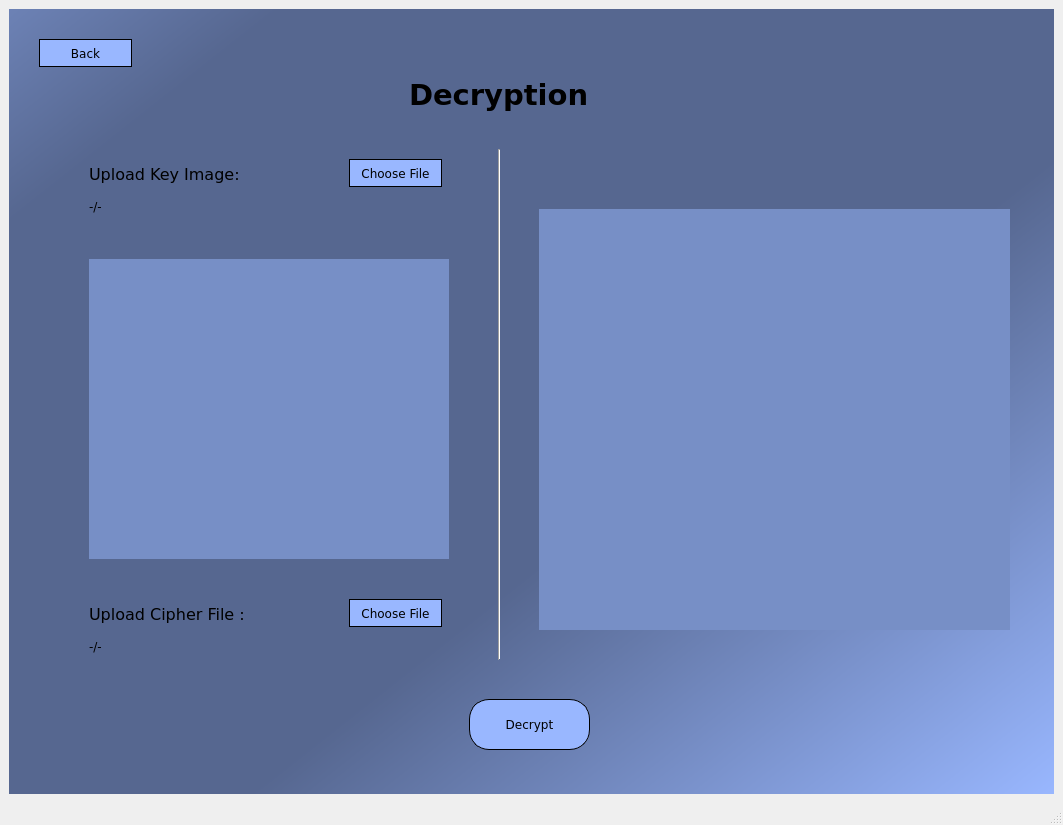
<?xml version="1.0" encoding="UTF-8"?>
<ui version="4.0">
 <class>MainWindow</class>
 <widget class="QMainWindow" name="MainWindow">
  <property name="geometry">
   <rect>
    <x>0</x>
    <y>0</y>
    <width>1063</width>
    <height>825</height>
   </rect>
  </property>
  <property name="windowTitle">
   <string>MainWindow</string>
  </property>
  <property name="layoutDirection">
   <enum>Qt::LeftToRight</enum>
  </property>
  <property name="autoFillBackground">
   <bool>true</bool>
  </property>
  <property name="styleSheet">
   <string notr="true">*{
	font-family: Verdana;
}
</string>
  </property>
  <widget class="QWidget" name="centralwidget">
   <property name="styleSheet">
    <string notr="true">#homePage, #encryptPage, #decryptPage {
	background-color:qlineargradient(spread:reflect, x1:0.352, y1:0.386227, x2:1, y2:1, stop:0.373684 rgba(86, 103, 144, 255), stop:1 rgba(153, 183, 255, 255));

}
QPushButton {
	border: 1px solid rgb(0, 0, 0);
	border-radius: 20px;
	background-color: rgb(153, 183, 255);
}

QPushButton:hover {
	background-color: rgb(86, 103, 144);
	color : rgb(255, 255, 255)
}

</string>
   </property>
   <layout class="QVBoxLayout" name="verticalLayout">
    <item>
     <widget class="QStackedWidget" name="stackedWidget">
      <property name="autoFillBackground">
       <bool>false</bool>
      </property>
      <property name="styleSheet">
       <string notr="true">QStackedWidget{
 background-color: rgb(0, 170, 255);
}</string>
      </property>
      <property name="midLineWidth">
       <number>2</number>
      </property>
      <property name="currentIndex">
       <number>2</number>
      </property>
      <widget class="QWidget" name="homePage">
       <property name="autoFillBackground">
        <bool>false</bool>
       </property>
       <property name="styleSheet">
        <string notr="true"/>
       </property>
       <widget class="QLabel" name="homeTitle">
        <property name="geometry">
         <rect>
          <x>170</x>
          <y>60</y>
          <width>701</width>
          <height>81</height>
         </rect>
        </property>
        <property name="font">
         <font>
          <family>Verdana</family>
          <pointsize>22</pointsize>
          <weight>75</weight>
          <bold>true</bold>
         </font>
        </property>
        <property name="lineWidth">
         <number>1</number>
        </property>
        <property name="text">
         <string>Image Encryption and Decryption</string>
        </property>
       </widget>
       <widget class="QFrame" name="frame">
        <property name="geometry">
         <rect>
          <x>180</x>
          <y>200</y>
          <width>691</width>
          <height>451</height>
         </rect>
        </property>
        <property name="styleSheet">
         <string notr="true">QPushButton {
	height: 30px;
}</string>
        </property>
        <property name="frameShape">
         <enum>QFrame::StyledPanel</enum>
        </property>
        <property name="frameShadow">
         <enum>QFrame::Raised</enum>
        </property>
        <layout class="QHBoxLayout" name="horizontalLayout">
         <item>
          <widget class="QFrame" name="frame_2">
           <property name="frameShape">
            <enum>QFrame::StyledPanel</enum>
           </property>
           <property name="frameShadow">
            <enum>QFrame::Raised</enum>
           </property>
           <layout class="QVBoxLayout" name="verticalLayout_2">
            <item>
             <widget class="QLabel" name="encryptIcon">
              <property name="sizePolicy">
               <sizepolicy hsizetype="Ignored" vsizetype="Preferred">
                <horstretch>100</horstretch>
                <verstretch>50</verstretch>
               </sizepolicy>
              </property>
              <property name="text">
               <string/>
              </property>
              <property name="pixmap">
               <pixmap>Res/encrypt.png</pixmap>
              </property>
              <property name="scaledContents">
               <bool>true</bool>
              </property>
             </widget>
            </item>
            <item>
             <spacer name="verticalSpacer">
              <property name="orientation">
               <enum>Qt::Vertical</enum>
              </property>
              <property name="sizeType">
               <enum>QSizePolicy::Fixed</enum>
              </property>
              <property name="sizeHint" stdset="0">
               <size>
                <width>20</width>
                <height>40</height>
               </size>
              </property>
             </spacer>
            </item>
            <item>
             <widget class="QPushButton" name="encryptPageBtn">
              <property name="font">
               <font>
                <family>Verdana</family>
                <weight>75</weight>
                <bold>true</bold>
               </font>
              </property>
              <property name="text">
               <string>Encrypt</string>
              </property>
             </widget>
            </item>
           </layout>
          </widget>
         </item>
         <item>
          <widget class="QFrame" name="frame_3">
           <property name="frameShape">
            <enum>QFrame::StyledPanel</enum>
           </property>
           <property name="frameShadow">
            <enum>QFrame::Raised</enum>
           </property>
           <layout class="QVBoxLayout" name="verticalLayout_3">
            <item>
             <widget class="QLabel" name="decryptIcon">
              <property name="sizePolicy">
               <sizepolicy hsizetype="Ignored" vsizetype="Preferred">
                <horstretch>100</horstretch>
                <verstretch>50</verstretch>
               </sizepolicy>
              </property>
              <property name="text">
               <string/>
              </property>
              <property name="pixmap">
               <pixmap>Res/Decrypt.png</pixmap>
              </property>
              <property name="scaledContents">
               <bool>true</bool>
              </property>
             </widget>
            </item>
            <item>
             <spacer name="verticalSpacer_2">
              <property name="orientation">
               <enum>Qt::Vertical</enum>
              </property>
              <property name="sizeType">
               <enum>QSizePolicy::Fixed</enum>
              </property>
              <property name="sizeHint" stdset="0">
               <size>
                <width>20</width>
                <height>40</height>
               </size>
              </property>
             </spacer>
            </item>
            <item>
             <widget class="QPushButton" name="decryptPageBtn">
              <property name="font">
               <font>
                <family>Verdana</family>
                <weight>75</weight>
                <bold>true</bold>
               </font>
              </property>
              <property name="text">
               <string>Decrypt</string>
              </property>
             </widget>
            </item>
           </layout>
          </widget>
         </item>
        </layout>
       </widget>
       <widget class="QFrame" name="frame_4">
        <property name="geometry">
         <rect>
          <x>841</x>
          <y>660</y>
          <width>181</width>
          <height>77</height>
         </rect>
        </property>
        <property name="frameShape">
         <enum>QFrame::StyledPanel</enum>
        </property>
        <property name="frameShadow">
         <enum>QFrame::Raised</enum>
        </property>
        <layout class="QHBoxLayout" name="horizontalLayout_2">
         <item>
          <widget class="QLabel" name="helpTxt">
           <property name="font">
            <font>
             <family>Verdana</family>
             <weight>75</weight>
             <bold>true</bold>
            </font>
           </property>
           <property name="text">
            <string>Click for help</string>
           </property>
          </widget>
         </item>
         <item>
          <widget class="QPushButton" name="helpBtnMain">
           <property name="text">
            <string/>
           </property>
           <property name="icon">
            <iconset>
             <normaloff>Res/Help icon 96x96.png</normaloff>Res/Help icon 96x96.png</iconset>
           </property>
           <property name="iconSize">
            <size>
             <width>48</width>
             <height>48</height>
            </size>
           </property>
          </widget>
         </item>
        </layout>
       </widget>
       <widget class="QLabel" name="homeTitle2">
        <property name="geometry">
         <rect>
          <x>720</x>
          <y>130</y>
          <width>121</width>
          <height>31</height>
         </rect>
        </property>
        <property name="font">
         <font>
          <family>Verdana</family>
          <pointsize>12</pointsize>
          <weight>75</weight>
          <italic>true</italic>
          <bold>true</bold>
          <kerning>true</kerning>
         </font>
        </property>
        <property name="text">
         <string>Using AES</string>
        </property>
       </widget>
      </widget>
      <widget class="QWidget" name="encryptPage">
       <property name="styleSheet">
        <string notr="true"/>
       </property>
       <widget class="QLabel" name="encryptTitle">
        <property name="geometry">
         <rect>
          <x>410</x>
          <y>60</y>
          <width>221</width>
          <height>51</height>
         </rect>
        </property>
        <property name="font">
         <font>
          <family>Verdana</family>
          <pointsize>22</pointsize>
          <weight>75</weight>
          <bold>true</bold>
         </font>
        </property>
        <property name="text">
         <string>Encryption</string>
        </property>
       </widget>
       <widget class="QLabel" name="encryptKeyTxt">
        <property name="geometry">
         <rect>
          <x>100</x>
          <y>220</y>
          <width>191</width>
          <height>31</height>
         </rect>
        </property>
        <property name="font">
         <font>
          <family>Verdana</family>
          <pointsize>12</pointsize>
         </font>
        </property>
        <property name="text">
         <string>Upload Key Image:</string>
        </property>
       </widget>
       <widget class="QPushButton" name="encryptKeyFileBtn">
        <property name="geometry">
         <rect>
          <x>330</x>
          <y>220</y>
          <width>93</width>
          <height>28</height>
         </rect>
        </property>
        <property name="text">
         <string>Choose File</string>
        </property>
       </widget>
       <widget class="QLabel" name="encryptFileTxt">
        <property name="geometry">
         <rect>
          <x>590</x>
          <y>220</y>
          <width>231</width>
          <height>31</height>
         </rect>
        </property>
        <property name="font">
         <font>
          <family>Verdana</family>
          <pointsize>12</pointsize>
         </font>
        </property>
        <property name="text">
         <string>Upload File to encrypt:</string>
        </property>
       </widget>
       <widget class="QPushButton" name="encryptFileBtn">
        <property name="geometry">
         <rect>
          <x>850</x>
          <y>220</y>
          <width>93</width>
          <height>28</height>
         </rect>
        </property>
        <property name="text">
         <string>Choose File</string>
        </property>
       </widget>
       <widget class="QLabel" name="encryptFileImg">
        <property name="geometry">
         <rect>
          <x>570</x>
          <y>320</y>
          <width>420</width>
          <height>300</height>
         </rect>
        </property>
        <property name="styleSheet">
         <string notr="true">background-color: rgb(119, 143, 198)</string>
        </property>
        <property name="frameShadow">
         <enum>QFrame::Raised</enum>
        </property>
        <property name="text">
         <string/>
        </property>
        <property name="alignment">
         <set>Qt::AlignCenter</set>
        </property>
       </widget>
       <widget class="QLabel" name="encryptKeyImg">
        <property name="geometry">
         <rect>
          <x>70</x>
          <y>320</y>
          <width>420</width>
          <height>300</height>
         </rect>
        </property>
        <property name="styleSheet">
         <string notr="true">background-color: rgb(119, 143, 198)</string>
        </property>
        <property name="frameShadow">
         <enum>QFrame::Raised</enum>
        </property>
        <property name="text">
         <string/>
        </property>
        <property name="alignment">
         <set>Qt::AlignCenter</set>
        </property>
       </widget>
       <widget class="QPushButton" name="encryptBtn">
        <property name="geometry">
         <rect>
          <x>470</x>
          <y>670</y>
          <width>121</width>
          <height>51</height>
         </rect>
        </property>
        <property name="text">
         <string>Encrypt</string>
        </property>
       </widget>
       <widget class="QPushButton" name="backBtn">
        <property name="geometry">
         <rect>
          <x>30</x>
          <y>30</y>
          <width>93</width>
          <height>28</height>
         </rect>
        </property>
        <property name="text">
         <string>Back</string>
        </property>
       </widget>
       <widget class="Line" name="line">
        <property name="geometry">
         <rect>
          <x>520</x>
          <y>160</y>
          <width>20</width>
          <height>481</height>
         </rect>
        </property>
        <property name="orientation">
         <enum>Qt::Vertical</enum>
        </property>
       </widget>
       <widget class="QLabel" name="keyPath">
        <property name="geometry">
         <rect>
          <x>100</x>
          <y>260</y>
          <width>381</width>
          <height>51</height>
         </rect>
        </property>
        <property name="text">
         <string>-/-</string>
        </property>
        <property name="alignment">
         <set>Qt::AlignLeading|Qt::AlignLeft|Qt::AlignTop</set>
        </property>
        <property name="wordWrap">
         <bool>true</bool>
        </property>
       </widget>
       <widget class="QLabel" name="filePath">
        <property name="geometry">
         <rect>
          <x>590</x>
          <y>260</y>
          <width>381</width>
          <height>51</height>
         </rect>
        </property>
        <property name="text">
         <string>-/-</string>
        </property>
        <property name="alignment">
         <set>Qt::AlignLeading|Qt::AlignLeft|Qt::AlignTop</set>
        </property>
        <property name="wordWrap">
         <bool>true</bool>
        </property>
       </widget>
      </widget>
      <widget class="QWidget" name="decryptPage">
       <property name="styleSheet">
        <string notr="true"/>
       </property>
       <widget class="QLabel" name="decryptKeyTxt">
        <property name="geometry">
         <rect>
          <x>80</x>
          <y>150</y>
          <width>191</width>
          <height>31</height>
         </rect>
        </property>
        <property name="font">
         <font>
          <family>Verdana</family>
          <pointsize>12</pointsize>
          <weight>50</weight>
          <bold>false</bold>
         </font>
        </property>
        <property name="text">
         <string>Upload Key Image:</string>
        </property>
       </widget>
       <widget class="QPushButton" name="decryptFileBtn">
        <property name="geometry">
         <rect>
          <x>340</x>
          <y>590</y>
          <width>93</width>
          <height>28</height>
         </rect>
        </property>
        <property name="text">
         <string>Choose File</string>
        </property>
       </widget>
       <widget class="QPushButton" name="decryptBtn">
        <property name="geometry">
         <rect>
          <x>460</x>
          <y>690</y>
          <width>121</width>
          <height>51</height>
         </rect>
        </property>
        <property name="text">
         <string>Decrypt</string>
        </property>
       </widget>
       <widget class="QLabel" name="decryptFileTxt">
        <property name="geometry">
         <rect>
          <x>80</x>
          <y>590</y>
          <width>201</width>
          <height>31</height>
         </rect>
        </property>
        <property name="font">
         <font>
          <family>Verdana</family>
          <pointsize>12</pointsize>
         </font>
        </property>
        <property name="text">
         <string>Upload Cipher File :</string>
        </property>
       </widget>
       <widget class="QPushButton" name="decryptKeyFileBtn">
        <property name="geometry">
         <rect>
          <x>340</x>
          <y>150</y>
          <width>93</width>
          <height>28</height>
         </rect>
        </property>
        <property name="text">
         <string>Choose File</string>
        </property>
       </widget>
       <widget class="QLabel" name="decipheredImage">
        <property name="geometry">
         <rect>
          <x>530</x>
          <y>200</y>
          <width>471</width>
          <height>421</height>
         </rect>
        </property>
        <property name="styleSheet">
         <string notr="true">background-color: rgb(119, 143, 198)</string>
        </property>
        <property name="frameShadow">
         <enum>QFrame::Raised</enum>
        </property>
        <property name="text">
         <string/>
        </property>
        <property name="alignment">
         <set>Qt::AlignCenter</set>
        </property>
       </widget>
       <widget class="QPushButton" name="backBtn_2">
        <property name="geometry">
         <rect>
          <x>30</x>
          <y>30</y>
          <width>93</width>
          <height>28</height>
         </rect>
        </property>
        <property name="text">
         <string>Back</string>
        </property>
       </widget>
       <widget class="QLabel" name="decryptTitle">
        <property name="geometry">
         <rect>
          <x>400</x>
          <y>60</y>
          <width>231</width>
          <height>51</height>
         </rect>
        </property>
        <property name="font">
         <font>
          <family>Verdana</family>
          <pointsize>22</pointsize>
          <weight>75</weight>
          <bold>true</bold>
         </font>
        </property>
        <property name="text">
         <string>Decryption</string>
        </property>
       </widget>
       <widget class="QLabel" name="decryptKeyImg">
        <property name="geometry">
         <rect>
          <x>80</x>
          <y>250</y>
          <width>360</width>
          <height>300</height>
         </rect>
        </property>
        <property name="styleSheet">
         <string notr="true">background-color: rgb(119, 143, 198)</string>
        </property>
        <property name="frameShadow">
         <enum>QFrame::Raised</enum>
        </property>
        <property name="text">
         <string/>
        </property>
        <property name="alignment">
         <set>Qt::AlignCenter</set>
        </property>
       </widget>
       <widget class="QLabel" name="keyPath_2">
        <property name="geometry">
         <rect>
          <x>80</x>
          <y>190</y>
          <width>381</width>
          <height>51</height>
         </rect>
        </property>
        <property name="text">
         <string>-/-</string>
        </property>
        <property name="alignment">
         <set>Qt::AlignLeading|Qt::AlignLeft|Qt::AlignTop</set>
        </property>
        <property name="wordWrap">
         <bool>true</bool>
        </property>
       </widget>
       <widget class="QLabel" name="filePath_2">
        <property name="geometry">
         <rect>
          <x>80</x>
          <y>630</y>
          <width>381</width>
          <height>51</height>
         </rect>
        </property>
        <property name="text">
         <string>-/-</string>
        </property>
        <property name="alignment">
         <set>Qt::AlignLeading|Qt::AlignLeft|Qt::AlignTop</set>
        </property>
        <property name="wordWrap">
         <bool>true</bool>
        </property>
       </widget>
       <widget class="Line" name="line_2">
        <property name="geometry">
         <rect>
          <x>480</x>
          <y>140</y>
          <width>20</width>
          <height>511</height>
         </rect>
        </property>
        <property name="orientation">
         <enum>Qt::Vertical</enum>
        </property>
       </widget>
      </widget>
     </widget>
    </item>
   </layout>
  </widget>
  <widget class="QStatusBar" name="statusbar"/>
  <widget class="QMenuBar" name="menubar">
   <property name="geometry">
    <rect>
     <x>0</x>
     <y>0</y>
     <width>1063</width>
     <height>24</height>
    </rect>
   </property>
  </widget>
 </widget>
 <resources/>
 <connections/>
</ui>
